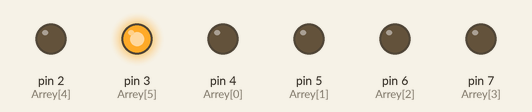
Simulated run of this sketch. Board: Arduino Uno, built with avr-gcc and run on an emulated ATmega328P. On the bench: output pins drawn as LEDs (lit = HIGH).

Above: at 0.02 s.
At 1.62 s:
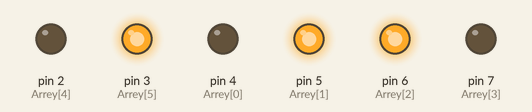
At 3.27 s:
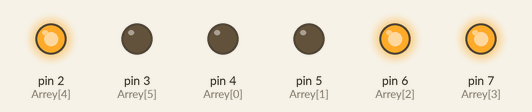
At 6.48 s:
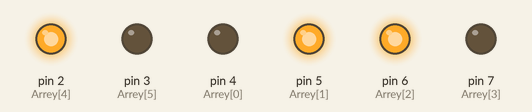
At 9.68 s:
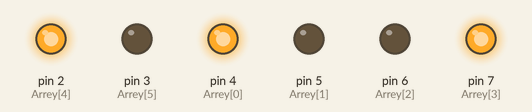
At 12.93 s:
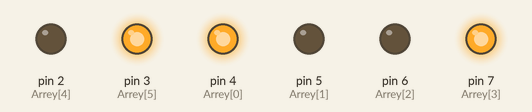
Timing chart, 0 to 13.2 s (numbered marks = the images above):
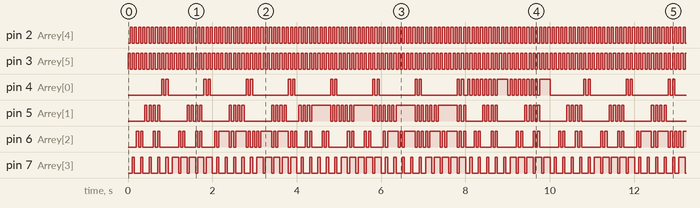

The sketch:

sketch_jun17a.ino
```cpp
int Arrey[] = {4,5,6,7,2,3};
void setup(){
  for(int i = 0; i < 6; i++){
    pinMode(Arrey[i],HIGH);
  }
}
void loop(){
        digitalWrite(Arrey[4],1);
        digitalWrite(Arrey[5],1);
  int v[4], v2[4];
          int c = 0;
      for(int i = 0; i < 100; i++){
        int d = i%10;
        if(i > 9)c = (int)i/10;
        for(int j = 0; j< 4; j++){
            v[j] = d&1;
           d/=2;
        }
        for(int k = 0; k< 4; k++){
            v2[k] = c&1;
           c/=2;
        }
        digitalWrite(Arrey[4],0);
        digitalWrite(Arrey[5],1);
        digitalWrite(Arrey[3],v[0]);
        digitalWrite(Arrey[2],v[1]);
        digitalWrite(Arrey[1],v[2]);
        digitalWrite(Arrey[0],v[3]);
        delay(50);
        digitalWrite(Arrey[4],1);
        digitalWrite(Arrey[5],0);

        digitalWrite(Arrey[3],v2[0]);
        digitalWrite(Arrey[2],v2[1]);
        digitalWrite(Arrey[1],v2[2]);
        digitalWrite(Arrey[0],v2[3]);
        delay(50);
      }


}
```

Measured:
- by itself, pin 2 (Arrey[4]), pin 3 (Arrey[5]): alternates HIGH for 0.05 s and LOW for 0.05 s
- by itself, pin 4 (Arrey[0]), pin 5 (Arrey[1]), pin 6 (Arrey[2]): moves between LOW and HIGH, repeating every 10.0 s
- by itself, pin 7 (Arrey[3]): repeats every 2.0 s: 4 × (LOW 0.15 s, HIGH 0.05 s), LOW 0.10 s, 4 × (HIGH 0.15 s, LOW 0.05 s), HIGH 0.15 s, LOW 0.10 s, HIGH 0.05 s
